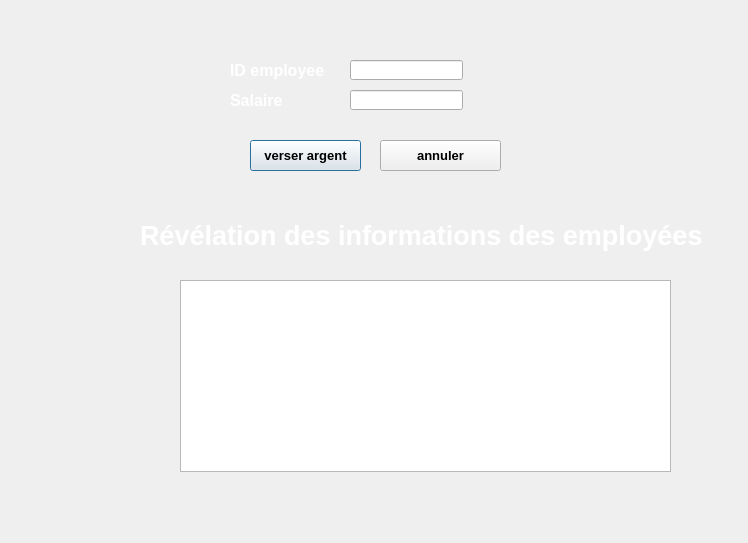
<?xml version="1.0" encoding="UTF-8"?>
<ui version="4.0">
 <class>payer_salarier</class>
 <widget class="QDialog" name="payer_salarier">
  <property name="geometry">
   <rect>
    <x>0</x>
    <y>0</y>
    <width>748</width>
    <height>543</height>
   </rect>
  </property>
  <property name="windowTitle">
   <string>Dialog</string>
  </property>
  <widget class="QLineEdit" name="id_emp">
   <property name="geometry">
    <rect>
     <x>350</x>
     <y>60</y>
     <width>113</width>
     <height>20</height>
    </rect>
   </property>
  </widget>
  <widget class="QLabel" name="label">
   <property name="geometry">
    <rect>
     <x>310</x>
     <y>220</y>
     <width>46</width>
     <height>13</height>
    </rect>
   </property>
   <property name="text">
    <string/>
   </property>
  </widget>
  <widget class="QLineEdit" name="salaire">
   <property name="geometry">
    <rect>
     <x>350</x>
     <y>90</y>
     <width>113</width>
     <height>20</height>
    </rect>
   </property>
  </widget>
  <widget class="QLabel" name="label_4">
   <property name="geometry">
    <rect>
     <x>230</x>
     <y>60</y>
     <width>111</width>
     <height>21</height>
    </rect>
   </property>
   <property name="text">
    <string>&lt;!DOCTYPE HTML PUBLIC &quot;-//W3C//DTD HTML 4.0//EN&quot; &quot;http://www.w3.org/TR/REC-html40/strict.dtd&quot;&gt;
&lt;html&gt;&lt;head&gt;&lt;meta name=&quot;qrichtext&quot; content=&quot;1&quot; /&gt;&lt;style type=&quot;text/css&quot;&gt;
p, li { white-space: pre-wrap; }
&lt;/style&gt;&lt;/head&gt;&lt;body style=&quot; font-family:'MS Shell Dlg 2'; font-size:8.25pt; font-weight:400; font-style:normal;&quot;&gt;
&lt;p style=&quot; margin-top:0px; margin-bottom:0px; margin-left:0px; margin-right:0px; -qt-block-indent:0; text-indent:0px;&quot;&gt;&lt;span style=&quot; font-size:12pt; font-weight:600; color:#ffffff;&quot;&gt;ID employee&lt;/span&gt;&lt;/p&gt;&lt;/body&gt;&lt;/html&gt;</string>
   </property>
  </widget>
  <widget class="QPushButton" name="pushButton">
   <property name="geometry">
    <rect>
     <x>250</x>
     <y>140</y>
     <width>111</width>
     <height>31</height>
    </rect>
   </property>
   <property name="font">
    <font>
     <pointsize>10</pointsize>
     <weight>75</weight>
     <bold>true</bold>
    </font>
   </property>
   <property name="text">
    <string>verser argent</string>
   </property>
  </widget>
  <widget class="QLabel" name="label_5">
   <property name="geometry">
    <rect>
     <x>230</x>
     <y>90</y>
     <width>71</width>
     <height>21</height>
    </rect>
   </property>
   <property name="text">
    <string>&lt;!DOCTYPE HTML PUBLIC &quot;-//W3C//DTD HTML 4.0//EN&quot; &quot;http://www.w3.org/TR/REC-html40/strict.dtd&quot;&gt;
&lt;html&gt;&lt;head&gt;&lt;meta name=&quot;qrichtext&quot; content=&quot;1&quot; /&gt;&lt;style type=&quot;text/css&quot;&gt;
p, li { white-space: pre-wrap; }
&lt;/style&gt;&lt;/head&gt;&lt;body style=&quot; font-family:'MS Shell Dlg 2'; font-size:8.25pt; font-weight:400; font-style:normal;&quot;&gt;
&lt;p style=&quot; margin-top:0px; margin-bottom:0px; margin-left:0px; margin-right:0px; -qt-block-indent:0; text-indent:0px;&quot;&gt;&lt;span style=&quot; font-size:12pt; font-weight:600; color:#ffffff;&quot;&gt;Salaire&lt;/span&gt;&lt;/p&gt;&lt;/body&gt;&lt;/html&gt;</string>
   </property>
  </widget>
  <widget class="QTableView" name="tableView">
   <property name="geometry">
    <rect>
     <x>180</x>
     <y>280</y>
     <width>491</width>
     <height>192</height>
    </rect>
   </property>
  </widget>
  <widget class="QLabel" name="label_2">
   <property name="geometry">
    <rect>
     <x>140</x>
     <y>220</y>
     <width>601</width>
     <height>31</height>
    </rect>
   </property>
   <property name="font">
    <font>
     <pointsize>14</pointsize>
     <weight>75</weight>
     <bold>true</bold>
    </font>
   </property>
   <property name="text">
    <string>&lt;!DOCTYPE HTML PUBLIC &quot;-//W3C//DTD HTML 4.0//EN&quot; &quot;http://www.w3.org/TR/REC-html40/strict.dtd&quot;&gt;
&lt;html&gt;&lt;head&gt;&lt;meta name=&quot;qrichtext&quot; content=&quot;1&quot; /&gt;&lt;style type=&quot;text/css&quot;&gt;
p, li { white-space: pre-wrap; }
&lt;/style&gt;&lt;/head&gt;&lt;body style=&quot; font-family:'MS Shell Dlg 2'; font-size:14pt; font-weight:600; font-style:normal;&quot;&gt;
&lt;p style=&quot; margin-top:0px; margin-bottom:0px; margin-left:0px; margin-right:0px; -qt-block-indent:0; text-indent:0px;&quot;&gt;&lt;span style=&quot; font-size:20pt; color:#ffffff;&quot;&gt;Révélation des informations des employées&lt;/span&gt;&lt;/p&gt;&lt;/body&gt;&lt;/html&gt;</string>
   </property>
  </widget>
  <widget class="QPushButton" name="pushButton_3">
   <property name="geometry">
    <rect>
     <x>380</x>
     <y>140</y>
     <width>121</width>
     <height>31</height>
    </rect>
   </property>
   <property name="font">
    <font>
     <pointsize>10</pointsize>
     <weight>75</weight>
     <bold>true</bold>
    </font>
   </property>
   <property name="text">
    <string>annuler</string>
   </property>
  </widget>
  <widget class="QLabel" name="label_7">
   <property name="geometry">
    <rect>
     <x>-20</x>
     <y>-20</y>
     <width>781</width>
     <height>561</height>
    </rect>
   </property>
   <property name="text">
    <string/>
   </property>
   <property name="pixmap">
    <pixmap resource="Images.qrc">:/Arriere/images/1533698_1434101263485693_542051900_n.jpg</pixmap>
   </property>
  </widget>
  <widget class="QLabel" name="label_8">
   <property name="geometry">
    <rect>
     <x>600</x>
     <y>130</y>
     <width>781</width>
     <height>511</height>
    </rect>
   </property>
   <property name="text">
    <string/>
   </property>
   <property name="pixmap">
    <pixmap>../../business-finance-background-27251450.jpg</pixmap>
   </property>
  </widget>
  <widget class="QLabel" name="label_9">
   <property name="geometry">
    <rect>
     <x>0</x>
     <y>0</y>
     <width>771</width>
     <height>551</height>
    </rect>
   </property>
   <property name="text">
    <string/>
   </property>
   <property name="pixmap">
    <pixmap>../finance_vf-build-desktop-Qt_4_8_1_for_Desktop_-_MinGW__Qt_SDK__Debug/business-finance-background-27251450.jpg</pixmap>
   </property>
  </widget>
  <zorder>label_9</zorder>
  <zorder>label_7</zorder>
  <zorder>id_emp</zorder>
  <zorder>label</zorder>
  <zorder>salaire</zorder>
  <zorder>label_4</zorder>
  <zorder>pushButton</zorder>
  <zorder>label_5</zorder>
  <zorder>tableView</zorder>
  <zorder>label_2</zorder>
  <zorder>pushButton_3</zorder>
  <zorder>label_8</zorder>
 </widget>
 <resources>
  <include location="Images.qrc"/>
 </resources>
 <connections/>
</ui>
